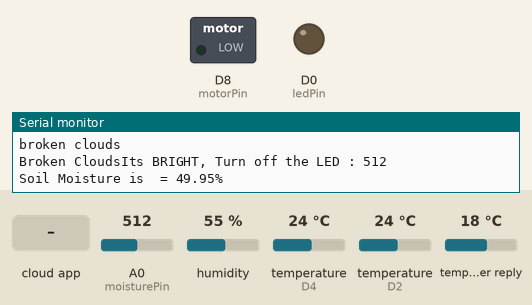
A sketch run on a simulated ESP8266 (NodeMCU). On the bench: switched loads named in the sketch (green lamp = pin HIGH), output pins drawn as LEDs (lit = HIGH), the last lines printed to the serial monitor. Inputs (shaded band) come from the test bench; at power-on: A0 (moisturePin) = 512, humidity 55 %, temperature (sensors on D4, D2) 24 °C, temperature in the weather reply 18 °C. WiFi joins after 1.5 s; servers stay silent unless stated; no MQTT or app messages arrive unless stated; web services answer with replies made up by the test bench.

Above: at 2.7 s.
2.8 s: the phone or cloud app sets Pump to OFF
At 4.0 s:
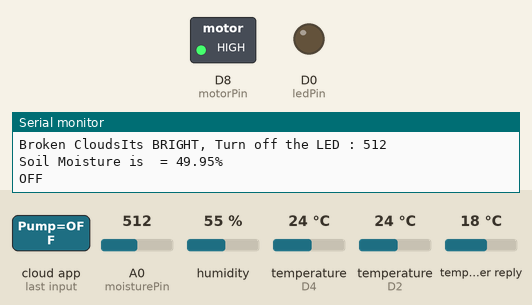
4.3 s: the phone or cloud app sets LED to ON
At 5.1 s:
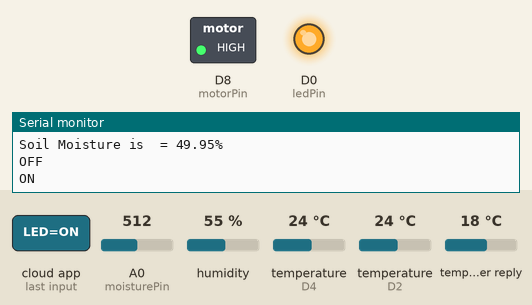
5.8 s: A0 (moisturePin) set to 216
19.8 s: A0 (moisturePin) set to 183
At 34.3 s:
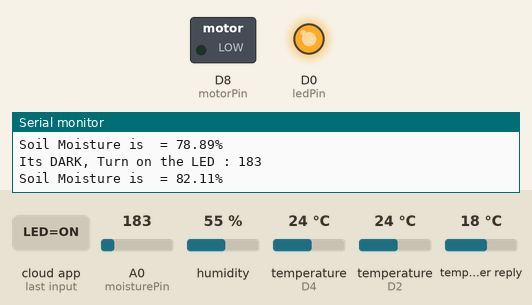
35.3 s: the phone or cloud app sets LED to OFF
At 36.3 s:
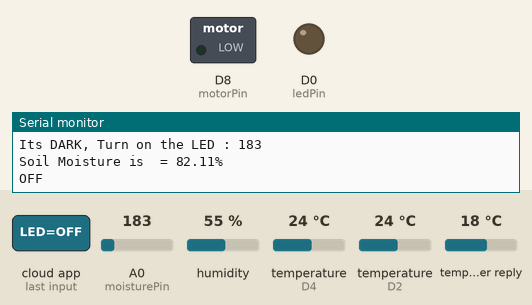
Timing chart, 0 to 50.8 s (numbered marks = the images above; inputs shaded):
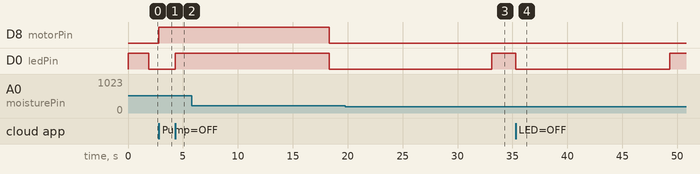

The sketch:

agriculture.ino
```cpp
#include <ESP8266WiFi.h>

#include <DallasTemperature.h>

#include <OneWire.h>

#include "DHT.h"

#include "Adafruit_MQTT.h"

#include "Adafruit_MQTT_Client.h"

#include <ArduinoJson.h>

const char *ssid =  "AbiAbi";     // Enter your WiFi Name

const char *pass =  "Abi2152001"; // Enter your WiFi Password

WiFiClient client;

#define MQTT_SERV "io.adafruit.com"

#define MQTT_PORT 1883

#define MQTT_NAME "aschoudhary" // Your Adafruit IO Username

#define MQTT_PASS "1ac95cb8580b4271bbb6d9f75d0668f1" // Adafruit IO AIO key

const char server[] = "api.openweathermap.org";

String nameOfCity = "Jaipur,IN";

String apiKey = "e8b22b36da932dce8f31ec9be9cb68a3";

String text;

const char* icon="";

int jsonend = 0;

boolean startJson = false;

int status = WL_IDLE_STATUS;

#define JSON_BUFF_DIMENSION 2500

unsigned long lastConnectionTime = 10 * 60 * 1000;     // last time you connected to the server, in milliseconds

const unsigned long postInterval = 10 * 60 * 1000;  // posting interval of 10 minutes  (10L * 1000L; 10 seconds delay for testing)

const int ldrPin = D1;

const int ledPin = D0;

const int moisturePin = A0;  // moisteure sensor pin

const int motorPin = D8;

float moisturePercentage;              //moisture reading

int temperature, humidity, soiltemp;

#define ONE_WIRE_BUS 4   //D2 pin of nodemcu

#define DHTTYPE DHT11   // DHT 11

#define dht_dpin D4

DHT dht(dht_dpin, DHTTYPE);

OneWire oneWire(ONE_WIRE_BUS);

DallasTemperature sensors(&oneWire);

const unsigned long Interval = 50000;

unsigned long previousTime = 0;

//Set up the feed you're publishing to

Adafruit_MQTT_Client mqtt(&client, MQTT_SERV, MQTT_PORT, MQTT_NAME, MQTT_PASS);

Adafruit_MQTT_Publish Moisture = Adafruit_MQTT_Publish(&mqtt,MQTT_NAME "/f/Moisture");  // Moisture is the feed name where you will publish your data

Adafruit_MQTT_Publish Temperature = Adafruit_MQTT_Publish(&mqtt,MQTT_NAME "/f/Temperature");

Adafruit_MQTT_Publish Humidity = Adafruit_MQTT_Publish(&mqtt,MQTT_NAME "/f/Humidity");

Adafruit_MQTT_Publish SoilTemp = Adafruit_MQTT_Publish(&mqtt,MQTT_NAME "/f/SoilTemp");

Adafruit_MQTT_Publish WeatherData = Adafruit_MQTT_Publish(&mqtt,MQTT_NAME "/f/WeatherData");

//Set up the feed you're subscribing to

 Adafruit_MQTT_Subscribe LED = Adafruit_MQTT_Subscribe(&mqtt, MQTT_NAME "/f/LED");

 Adafruit_MQTT_Subscribe Pump = Adafruit_MQTT_Subscribe(&mqtt, MQTT_NAME "/f/Pump");

void setup()

{

  Serial.begin(9600);

  delay(10);

  dht.begin();

  sensors.begin();

  mqtt.subscribe(&LED);

  mqtt.subscribe(&Pump);

  pinMode(motorPin, OUTPUT);

  pinMode(ledPin, OUTPUT);

  pinMode(ldrPin, INPUT);

  digitalWrite(motorPin, LOW); // keep motor off initally

  digitalWrite(ledPin, HIGH);

  text.reserve(JSON_BUFF_DIMENSION);

  Serial.println("Connecting to ");

  Serial.println(ssid);

  WiFi.begin(ssid, pass);

  while (WiFi.status() != WL_CONNECTED)

  {

    delay(500);

    Serial.print(".");              // print ... till not connected

  }

  Serial.println("");

  Serial.println("WiFi connected");

}

void loop()

{

 unsigned long currentTime = millis();

 MQTT_connect();

 if (millis() - lastConnectionTime > postInterval) {

    // note the time that the connection was made:

    lastConnectionTime = millis();

    makehttpRequest();

  }

//}

 int ldrStatus = analogRead(ldrPin);

    if (ldrStatus <= 200) {

       digitalWrite(ledPin, HIGH);

       Serial.print("Its DARK, Turn on the LED : ");

       Serial.println(ldrStatus);

    }

    else {

      digitalWrite(ledPin, LOW);

      Serial.print("Its BRIGHT, Turn off the LED : ");

      Serial.println(ldrStatus);

     }

  moisturePercentage = ( 100.00 - ( (analogRead(moisturePin) / 1023.00) * 100.00 ) );

  Serial.print("Soil Moisture is  = ");

  Serial.print(moisturePercentage);

  Serial.println("%");

if (moisturePercentage < 35) {

  digitalWrite(motorPin, HIGH);         // tun on motor

}

if (moisturePercentage > 38) {

  digitalWrite(motorPin, LOW);          // turn off mottor

}

 temperature = dht.readTemperature();

 humidity = dht.readHumidity();

 //Serial.print("Temperature: ");

 //Serial.print(temperature);

 //Serial.println();

 //Serial.print("Humidity: ");

 //Serial.print(humidity);

 //Serial.println();

 sensors.requestTemperatures();

 soiltemp = sensors.getTempCByIndex(0);

// Serial.println("Soil Temperature: ");

// Serial.println(soiltemp);

if (currentTime - previousTime >= Interval) {

    if (! Moisture.publish(moisturePercentage)) //This condition is used to publish the Variable (moisturePercentage) on adafruit IO. Change thevariable according to yours.

         {

            }

    if (! Temperature.publish(temperature))

         {

           }

    if (! Humidity.publish(humidity))

         {

         //delay(30000);

          }

    if (! SoilTemp.publish(soiltemp))

       {

          }

    if (! WeatherData.publish(icon))

       {

         }

          previousTime = currentTime;

}

Adafruit_MQTT_Subscribe * subscription;

while ((subscription = mqtt.readSubscription(5000))) //Dont use this one until you are conrolling something or getting data from Adafruit IO.

     {

    if (subscription == &LED)

     {

      //Print the new value to the serial monitor

      Serial.println((char*) LED.lastread);

        if (!strcmp((char*) LED.lastread, "OFF"))

       {

         digitalWrite(ledPin, LOW);

        }

        if (!strcmp((char*) LED.lastread, "ON"))

          {

         digitalWrite(ledPin, HIGH);

         }

     }

    if (subscription == &Pump)

      {

      //Print the new value to the serial monitor

      Serial.println((char*) Pump.lastread);


      if (!strcmp((char*) Pump.lastread, "OFF"))

       {

        digitalWrite(motorPin, HIGH);

       }

     if (!strcmp((char*) Pump.lastread, "ON"))

       {

        digitalWrite(motorPin, LOW);

       }

     }

    }

  delay(9000);

 // client.publish(WeatherData, icon)

}

void MQTT_connect()

{

  int8_t ret;

  // Stop if already connected.

  if (mqtt.connected())

  {

    return;

  }

  uint8_t retries = 3;

  while ((ret = mqtt.connect()) != 0) // connect will return 0 for connected

  {

       mqtt.disconnect();

       delay(5000);  // wait 5 seconds

       retries--;

       if (retries == 0)

       {

         // basically die and wait for WDT to reset me

         while (1);

       }

  }

}

void makehttpRequest() {

  // close any connection before send a new request to allow client make connection to server

  client.stop();

  // if there's a successful connection:

  if (client.connect(server, 80)) {

    client.println("GET /data/2.5/forecast?q=" + nameOfCity + "&APPID=" + apiKey + "&mode=json&units=metric&cnt=2 HTTP/1.1");

    client.println("Host: api.openweathermap.org");

    client.println("User-Agent: ArduinoWiFi/1.1");

    client.println("Connection: close");

    client.println();

    unsigned long timeout = millis();

    while (client.available() == 0) {

      if (millis() - timeout > 5000) {

        Serial.println(">>> Client Timeout !");

        client.stop();

        return;

      }

    }

    char c = 0;

    while (client.available()) {

      c = client.read();

      // since json contains equal number of open and close curly brackets, this means we can determine when a json is completely received  by counting

      // the open and close occurences,

      //Serial.print(c);

      if (c == '{') {

        startJson = true;         // set startJson true to indicate json message has started

        jsonend++;

      }

      if (c == '}') {

        jsonend--;

      }

      if (startJson == true) {

        text += c;

      }

      // if jsonend = 0 then we have have received equal number of curly braces

      if (jsonend == 0 && startJson == true) {

        parseJson(text.c_str());  // parse c string text in parseJson function

        text = "";                // clear text string for the next time

        startJson = false;        // set startJson to false to indicate that a new message has not yet started

      }

    }

  }

  else {

    // if no connction was made:

    Serial.println("connection failed");

    return;

  }

}

//to parse json data recieved from OWM

void parseJson(const char * jsonString) {

  //StaticJsonBuffer<4000> jsonBuffer;

  const size_t bufferSize = 2*JSON_ARRAY_SIZE(1) + JSON_ARRAY_SIZE(2) + 4*JSON_OBJECT_SIZE(1) + 3*JSON_OBJECT_SIZE(2) + 3*JSON_OBJECT_SIZE(4) + JSON_OBJECT_SIZE(5) + 2*JSON_OBJECT_SIZE(7) + 2*JSON_OBJECT_SIZE(8) + 720;

  DynamicJsonBuffer jsonBuffer(bufferSize);

//  DynamicJsonDocument(bufferSize);

  // FIND FIELDS IN JSON TREE

  JsonObject& root = jsonBuffer.parseObject(jsonString);

  if (!root.success()) {

    Serial.println("parseObject() failed");

    return;

  }

  JsonArray& list = root["list"];

  JsonObject& nowT = list[0];

  JsonObject& later = list[1];

  JsonObject& tommorow = list[2];

//  String conditions = list.weather.main;

  // including temperature and humidity for those who may wish to hack it in

  String city = root["city"]["name"];

  String weatherNow = nowT["weather"][0]["description"];

  String weatherLater = later["weather"][0]["description"];

  String list12 = later["weather"][0]["list"];

  Serial.println(list12);

  Serial.println(weatherLater);

  if(weatherLater == "few clouds"){

    icon = "Few Clouds";

    Serial.print(icon);

  }

  else if(weatherLater == "rain"){

    icon = "Rain";

    Serial.print(icon);

  }

  else if(weatherLater == "broken clouds"){

    icon = "Broken Clouds";

    Serial.print(icon);

  }

  else {

    icon = "Sunny";

    }

}
```

Measured:
- the behaviour switches between 201 and 200 on A0 (moisturePin) (found by bisection; images 2 and 3)
- after the input at 2.8 s, D8 (motorPin): LOW → HIGH at once
- after the input at 4.3 s, D0 (ledPin): LOW → HIGH at once
- after the input at 19.8 s, D0 (ledPin): LOW → HIGH after 13.3 s
- after the input at 35.3 s, D0 (ledPin): HIGH → LOW at once, → HIGH 14.0 s later
